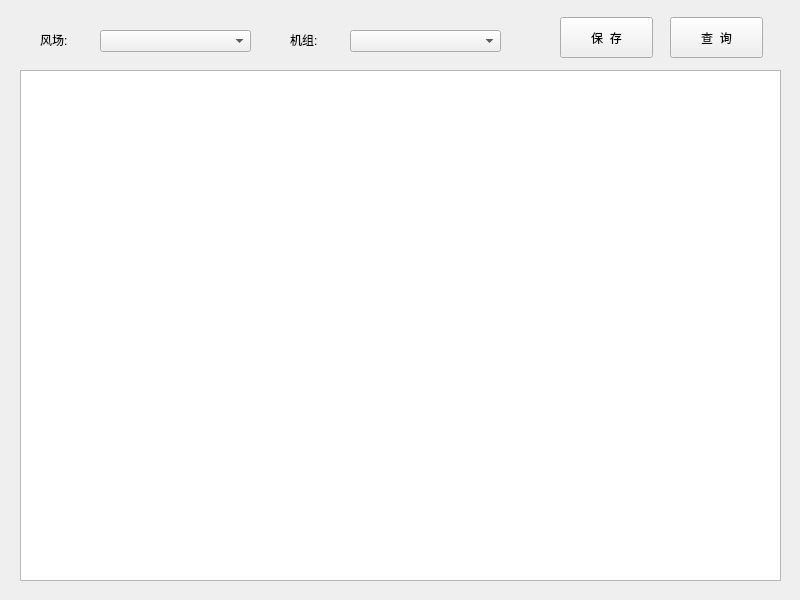
<?xml version="1.0" encoding="UTF-8"?>
<ui version="4.0">
 <class>Form_set_db</class>
 <widget class="QWidget" name="Form_set_db">
  <property name="geometry">
   <rect>
    <x>0</x>
    <y>0</y>
    <width>800</width>
    <height>600</height>
   </rect>
  </property>
  <property name="windowTitle">
   <string>数据库(IB)</string>
  </property>
  <widget class="QLabel" name="label_farm_set_db">
   <property name="geometry">
    <rect>
     <x>40</x>
     <y>30</y>
     <width>51</width>
     <height>20</height>
    </rect>
   </property>
   <property name="text">
    <string>风场:</string>
   </property>
   <property name="alignment">
    <set>Qt::AlignLeading|Qt::AlignLeft|Qt::AlignVCenter</set>
   </property>
  </widget>
  <widget class="QLabel" name="label_wtgs_set_db">
   <property name="geometry">
    <rect>
     <x>290</x>
     <y>30</y>
     <width>51</width>
     <height>20</height>
    </rect>
   </property>
   <property name="text">
    <string>机组:</string>
   </property>
  </widget>
  <widget class="QComboBox" name="comboBox_wtgs_set_db">
   <property name="geometry">
    <rect>
     <x>350</x>
     <y>30</y>
     <width>151</width>
     <height>22</height>
    </rect>
   </property>
  </widget>
  <widget class="QComboBox" name="comboBox_farm_set_db">
   <property name="geometry">
    <rect>
     <x>100</x>
     <y>30</y>
     <width>151</width>
     <height>22</height>
    </rect>
   </property>
  </widget>
  <widget class="QPushButton" name="edit_Button_set_db">
   <property name="geometry">
    <rect>
     <x>560</x>
     <y>17</y>
     <width>93</width>
     <height>41</height>
    </rect>
   </property>
   <property name="text">
    <string>保  存</string>
   </property>
  </widget>
  <widget class="QTableWidget" name="tableWidget_set_db">
   <property name="geometry">
    <rect>
     <x>20</x>
     <y>70</y>
     <width>761</width>
     <height>511</height>
    </rect>
   </property>
  </widget>
  <widget class="QPushButton" name="query_Button_set_db">
   <property name="geometry">
    <rect>
     <x>670</x>
     <y>17</y>
     <width>93</width>
     <height>41</height>
    </rect>
   </property>
   <property name="text">
    <string>查  询</string>
   </property>
  </widget>
 </widget>
 <resources/>
 <connections/>
</ui>
